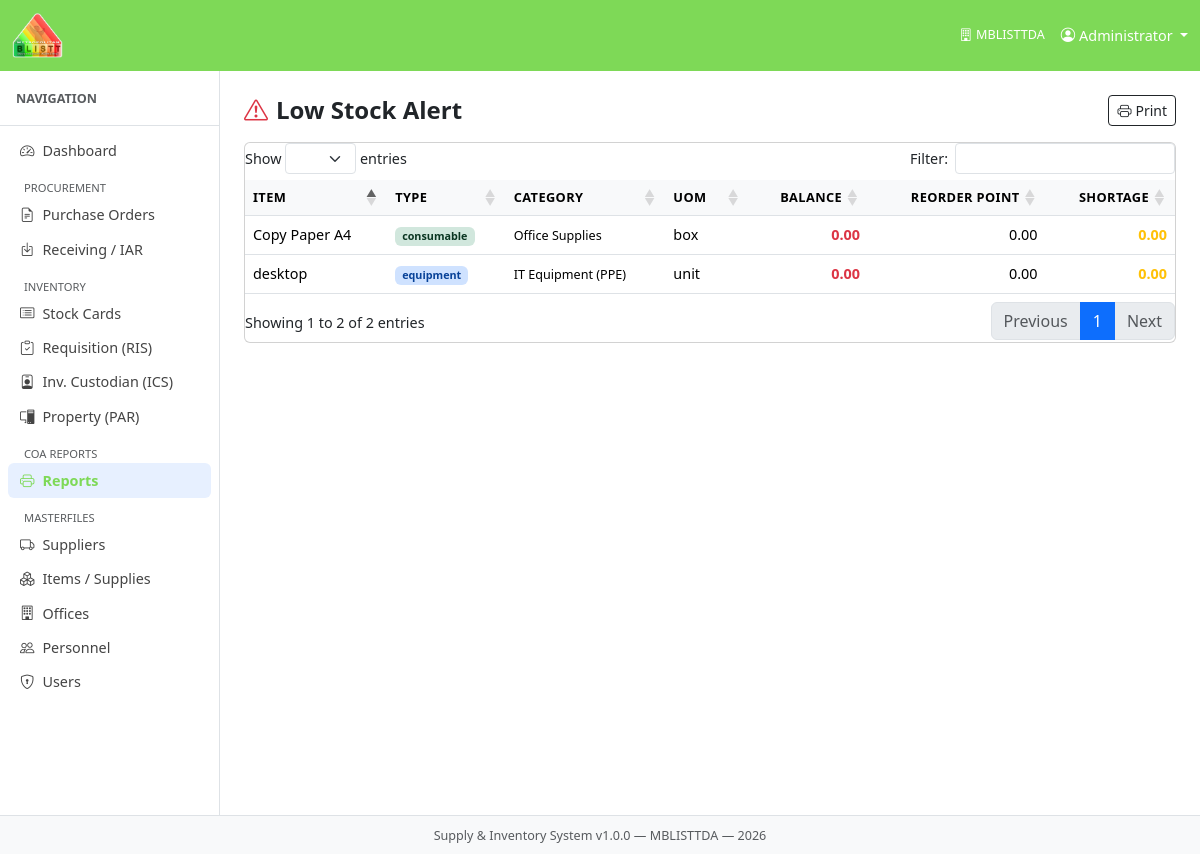
Screenshot of /index.php?mod=reports&act=lowStock with the database file from the repository.
### tables this page shows
CREATE TABLE `stock_cards` (
  `stock_card_id` int(10) UNSIGNED NOT NULL,
  `item_id` int(10) UNSIGNED NOT NULL,
  `balance_qty` decimal(15,4) NOT NULL DEFAULT 0.0000,
  `last_updated` timestamp NOT NULL DEFAULT current_timestamp() ON UPDATE current_timestamp()
);

CREATE TABLE `items` (
  `item_id` int(10) UNSIGNED NOT NULL,
  `category_id` int(10) UNSIGNED NOT NULL,
  `item_code` varchar(50) DEFAULT NULL,
  `item_name` varchar(300) NOT NULL,
  `description` text DEFAULT NULL,
  `unit_of_measure` varchar(30) NOT NULL COMMENT 'e.g. piece, ream, box, bottle, unit',
  `uacs_code` varchar(30) DEFAULT NULL COMMENT 'Unified Accounts Code Structure',
  `unit_cost` decimal(15,2) NOT NULL DEFAULT 0.00,
  `reorder_point` decimal(10,2) NOT NULL DEFAULT 0.00 COMMENT 'Minimum stock level before re-ordering',
  `is_active` tinyint(1) NOT NULL DEFAULT 1,
  `created_at` timestamp NOT NULL DEFAULT current_timestamp(),
  `updated_at` timestamp NOT NULL DEFAULT current_timestamp() ON UPDATE current_timestamp()
);

### core/Controller.php (called while the page is built, shortened)
<?php
abstract class Controller {
    protected function render(string $viewFile, array $data = []): void {
        extract($data);
        $viewPath = ROOT_PATH . '/modules/' . $viewFile . '.php';
        include $viewPath;
    }
}

### core/Router.php (called while the page is built, shortened)
<?php
class Router {
    public function dispatch(): void {
        $act = $_GET['act'] ?? 'index';
        $act = preg_replace('/[^a-zA-Z_]/', '', $act);
        $controller = new $class();
        $controller->$act();
    }
}

### index.php (called while the page is built, shortened)
<?php
require_once ROOT_PATH . '/config/database.php';
require_once ROOT_PATH . '/core/Database.php';
require_once ROOT_PATH . '/core/Model.php';
require_once ROOT_PATH . '/core/Controller.php';
require_once ROOT_PATH . '/core/Router.php';
$router = new Router();
$router->dispatch();

### core/Database.php (called while the page is built, shortened)
<?php
class Database {
    private static ?Database $instance = null;
    private PDO $pdo;
    private function __construct() {
        $dsn = sprintf('mysql:host=%s;port=%s;dbname=%s;charset=%s',
            DB_HOST, DB_PORT, DB_NAME, DB_CHARSET);
        $options = [
            PDO::ATTR_ERRMODE            => PDO::ERRMODE_EXCEPTION,
            PDO::ATTR_DEFAULT_FETCH_MODE => PDO::FETCH_ASSOC,
            PDO::ATTR_EMULATE_PREPARES   => false,
        ];
        try {
            $this->pdo = new PDO($dsn, DB_USER, DB_PASS, $options);
        } catch (PDOException $e) {
            die('Database connection failed: ' . $e->getMessage());
        }
    }
    public static function getInstance(): Database {
        if (self::$instance === null) {
            self::$instance = new self();
        }
        return self::$instance;
    }
    public function query(string $sql, array $params = []): PDOStatement {
        $stmt = $this->pdo->prepare($sql);
        $stmt->execute($params);
        return $stmt;
    }
    public function fetchAll(string $sql, array $params = []): array {
        return $this->query($sql, $params)->fetchAll();
    }
}

### core/Model.php (called while the page is built, shortened)
<?php
abstract class Model {
    public function __construct() {
        $this->db = Database::getInstance();
    }
}

### models/ItemModel.php (called while the page is built, shortened)
<?php
class ItemModel extends Model {
    public function getLowStock(): array {
        return $this->db->fetchAll(
            "SELECT v.*, i.reorder_point FROM v_current_stock v
             JOIN items i ON i.item_id = v.item_id
             WHERE v.balance_qty <= i.reorder_point
             ORDER BY v.item_name"
        );
    }
}

### modules/reports/low_stock.php (the view, shortened to what this page needs)
<div class="d-flex justify-content-between align-items-center mb-3">
  <h4 class="fw-bold mb-0"><i class="bi bi-exclamation-triangle text-danger me-2"></i>Low Stock Alert</h4>
  <a href="?mod=reports&act=lowStock&print=1" target="_blank" class="btn btn-outline-dark btn-sm">
    <i class="bi bi-printer me-1"></i>Print</a>
</div>
<div class="card"><div class="card-body p-0">
  <table class="table datatable mb-0">
    <thead><tr><th>Item</th><th>Type</th><th>Category</th><th>UOM</th>
      <th class="text-end">Balance</th><th class="text-end">Reorder Point</th>
      <th class="text-end">Shortage</th></tr></thead>
    <tbody>
    <?php foreach ($rows as $r): ?>
      <tr>
        <td><?= htmlspecialchars($r['item_name']) ?></td>
        <td><span class="badge badge-<?= $r['item_type'] ?>"><?= $r['item_type'] ?></span></td>
        <td><small><?= htmlspecialchars($r['category_name']) ?></small></td>
        <td><?= $r['unit_of_measure'] ?></td>
        <td class="text-end text-danger fw-bold"><?= number_format((float)$r['balance_qty'],2) ?></td>
        <td class="text-end"><?= number_format((float)$r['reorder_point'],2) ?></td>
        <td class="text-end text-warning fw-semibold">
          <?= number_format(max(0, $r['reorder_point'] - $r['balance_qty']),2) ?></td>
      </tr>
    <?php endforeach; ?>
    </tbody>
  </table>
</div></div>

### assets/css/app.css (style rules this page uses)
:root { --sidebar-w: 220px; }
body { font-size: .9rem; }
.table th { font-size: .8rem; text-transform: uppercase; letter-spacing: .03em; background: #f8f9fa; white-space: nowrap; }
.badge-consumable { background:#d1e7dd; color:#0a3622; }
.badge-equipment { background:#cfe2ff; color:#084298; }

### rows the page displays
stock_cards: item_name "Copy Paper A4", item_type "consumable", category_name "Office Supplies", unit_of_measure "box", balance_qty "0.00", item.reorder_point "0.00", max(0,$r['reorder_point']-$r['balance_qty']) "0.00"
stock_cards: item_name "desktop", item_type "equipment", category_name "IT Equipment (PPE)", unit_of_measure "unit", balance_qty "0.00", item.reorder_point "0.00", max(0,$r['reorder_point']-$r['balance_qty']) "0.00"

### other values shown
APP_AGENCY "MBLISTTDA"
$user['full_name'] "Administrator"
$label "Dashboard Purchase Orders Receiving / IAR Stock Cards Requisition (RIS) Inv. Custodian (ICS) Property (PAR) Reports Suppliers Items / Supplies Offices Personnel Users"
APP_NAME "Supply & Inventory System"
APP_VERSION "1.0.0"
